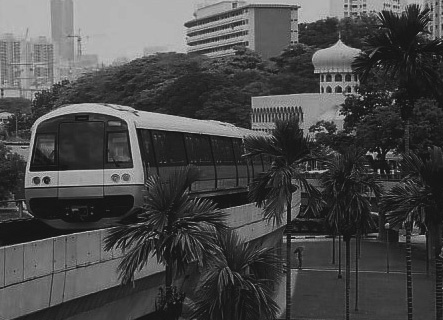
%> input picture images/mrt-train.jpg, 443 x 320 px; its folder holds 4 pictures in this run; the run also reads 1 picture not shown here
$ octave --eval "Lab1;"   (GNU Octave 9; MATLAB toolbox functions it lacks are replaced by stand-ins)
%> lines starting %> are read from the running program, lines starting %| are printed output that depends on the picture
%% ========================================================================
%  SC4061 / CE4003 / CZ4003  Computer Vision -- Lab 1
%  Point Processing + Spatial Filtering + Frequency Filtering
%  + Imaging Geometry
%
%  Name        : AMARAVEL BABU ARRAN
%  Matric. No. : U2423193C
%  Course      : SC4061 Computer Vision
%
%  This single file contains the complete source code for the lab, as
%  required by Section 3(b) of the lab manual.
%
%  Runs under MATLAB (Image Processing Toolbox) and under GNU Octave with
%  the `image` package; the compatibility shim below reconciles the two.
% =========================================================================

function Lab1(section, varargin)
%LAB1  Run the SC4061 Lab 1 experiments.
%
%   Lab1                 run every section, showing each figure on screen
%   Lab1('2.5')          run one section only (2.1 ... 2.7)
%   Lab1('all', 'save')  also write the figures as PNG files into a
%                        Lab1_results folder beside this script
%   Lab1('all', 'images', FOLDER)
%                        load the lab images from FOLDER explicitly
%   Lab1('all', 'notoolbox')
%                        force the plain-MATLAB fallbacks for every Image
%                        Processing Toolbox function
%
%   Put Lab1.m and the six lab images in the same folder and run it. No
%   addpath, no cd and no particular folder layout are required.

    if nargin < 1 || isempty(section), section = 'all'; end
    saveFigs = any(strcmpi(varargin, 'save'));

    % Force the plain-MATLAB fallbacks even where the toolbox exists, which
    % is how they are tested against the toolbox versions.
    if any(strcmpi(varargin, 'notoolbox'))
        useToolbox('__forceOff__');
        fprintf('Toolbox functions disabled: using the built-in fallbacks.\n');
    else
        useToolbox('__allowOn__');
    end

    % Optional explicit image folder: Lab1('all', 'images', '/path/to/images')
    imgOverride = '';
    k = find(strcmpi(varargin, 'images'), 1);
    if ~isempty(k) && numel(varargin) > k
        imgOverride = varargin{k + 1};
    end

    isOctave = exist('OCTAVE_VERSION', 'builtin') ~= 0;
    if isOctave
        pkg load image;
        % Only force the gnuplot toolkit when no interactive one exists, as
        % in a headless container. On a normal desktop the default toolkit
        % produces better figures, so leave it alone.
        tk = available_graphics_toolkits();
        if ~any(ismember({'qt', 'fltk'}, tk)) && any(strcmp('gnuplot', tk))
            graphics_toolkit('gnuplot');
        end
    end

    % mfilename('fullpath') is empty for code pasted into the Live Editor or
    % the command window, so fall back to the working directory.
    here = fileparts(mfilename('fullpath'));
    if isempty(here), here = pwd; end

    ctx = struct('images',   findImageDir(here, imgOverride), ...
                 'results',  fullfile(here, 'Lab1_results'), ...
                 'isOctave', isOctave, ...
                 'save',     saveFigs);

    switch lower(section)
        case {'all'}
            sec21(ctx); sec22(ctx); sec23(ctx); sec24(ctx);
            sec25(ctx); sec26(ctx); sec27(ctx);
% [28 lines not run here, left out]
function kernels = sec23a(ctx)
    fprintf('2.3(a) Gaussian averaging filters\n');

    specs   = {5, 1.0; 5, 2.0};
    kernels = cell(size(specs, 1), 1);

    for k = 1:size(specs, 1)
        dim   = specs{k, 1};
        sigma = specs{k, 2};

        h = gaussianKernel(dim, sigma);
        kernels{k} = h;

        fprintf('  dim=%d sigma=%.1f: sum=%.6f min=%.6f max=%.6f\n', ...
                dim, sigma, sum(h(:)), min(h(:)), max(h(:)));
        disp(h);

        r = (dim - 1) / 2;
        [x, y] = meshgrid(-r:r, -r:r);
        f = newFigure(ctx);
        mesh(x, y, h);
        title(sprintf('Gaussian filter, %dx%d, sigma = %.1f', dim, dim, sigma));
        xlabel('x'); ylabel('y'); zlabel('h(x,y)');
        finishFigure(ctx, f, 'sec23', ...
                     sprintf('octave_gaussian_mesh_sigma%g.png', sigma));
    end
end

%% ------------------------------------------------------------------------
%  Shared helpers
% -------------------------------------------------------------------------
function h = gaussianKernel(dim, sigma)
    r = (dim - 1) / 2;
    [x, y] = meshgrid(-r:r, -r:r);
    h = exp(-(x.^2 + y.^2) / (2 * sigma^2)) / (2 * pi * sigma^2);
    h = h / sum(h(:));   % normalise so the elements sum to 1.0
end

%% ------------------------------------------------------------------------
%  2.7  Code two perceptrons
%
%  Algorithm 1 -- sequential sample update (lecture slides 31-34):
%        x(k) in c1 and w'x <= 0  ->  w(k+1) = w(k) + alpha*x(k)
%        x(k) in c2 and w'x >= 0  ->  w(k+1) = w(k) - alpha*x(k)
%        otherwise                ->  w(k+1) = w(k)
%
%  Algorithm 2 -- batch delta / LMS rule (lecture slide 35):
%        E(w)   = 1/2 * sum_i (r_i - w'x_i)^2
%        dE/dw  = -sum_i (r_i - w'x_i) x_i
%        w(k+1) = w(k) + alpha * sum_i [r_i - w'(k)x_i] x_i
%
%  Slide example: x(1) = [3 3 1]' in c1, x(2) = [1 1 1]' in c2,
%                 alpha = 1, w(1) = [0 0 0]'.
%  The bias is folded into w by the trailing 1 appended to each x.
% -------------------------------------------------------------------------
% [108 lines left out: functions sec27, perceptronAlg1, perceptronAlg2, not called in this run]

%% ------------------------------------------------------------------------
%  2.1  Contrast stretching
% -------------------------------------------------------------------------
function [P, P2] = sec21(ctx)
    fprintf('2.1 Contrast stretching\n');

    Pc = imread(labImage(ctx, 'mrt-train.jpg'));
%> Pc is the input picture: size 320x443x3 uint8; min 13, max 204, mean 74
    fprintf('  whos Pc: %s %s\n', mat2str(size(Pc)), class(Pc));
%|   whos Pc: [320 443 3] uint8

    % MATLAB's imread returns the stored 320x443x3 colour array; Octave's
    % GraphicsMagick reader collapses an all-grey JPEG to 2-D, so guard.
    if ndims(Pc) == 3
        P = labRgb2Gray(Pc);
    else
        P = Pc;
    end

    fprintf('  min(P(:)) = %d, max(P(:)) = %d\n', min(P(:)), max(P(:)));
%|   min(P(:)) = 13, max(P(:)) = 204

    % --- the manual's step (d): two lines, subtraction then multiplication
    rmin = double(min(P(:)));  rmax = double(max(P(:)));
%> after `rmin = double(min(P(:)))`: rmin = 13
%> after `rmax = double(max(P(:)))`: rmax = 204
    P2 = uint8(round((double(P) - rmin) * (255 / (rmax - rmin))));
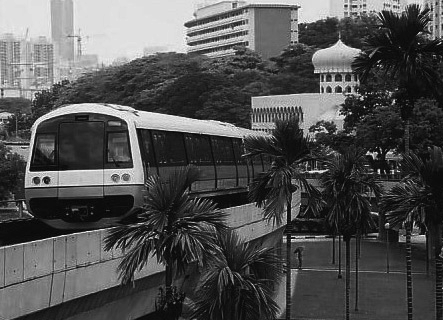
%> P2: size 320x443 uint8; min 0, max 255, mean 81.4

    fprintf('  after stretching: min = %d, max = %d (expected 0 and 255)\n', ...
            min(P2(:)), max(P2(:)));
%|   after stretching: min = 0, max = 255 (expected 0 and 255)

    f = newFigure(ctx);
    subplot(2,2,1); labImshow(P);  title(sprintf('P original (min %d, max %d)', rmin, rmax));
    subplot(2,2,2); labImshow(P2); title('P2 contrast stretched (0..255)');
    subplot(2,2,3); labImhist(P,  256); title('Histogram of P');
    subplot(2,2,4); labImhist(P2, 256); title('Histogram of P2');
    finishFigure(ctx, f, 'sec21', 'octave_contrast_stretch.png');
%> in Lab1, `sec21(ctx)`:
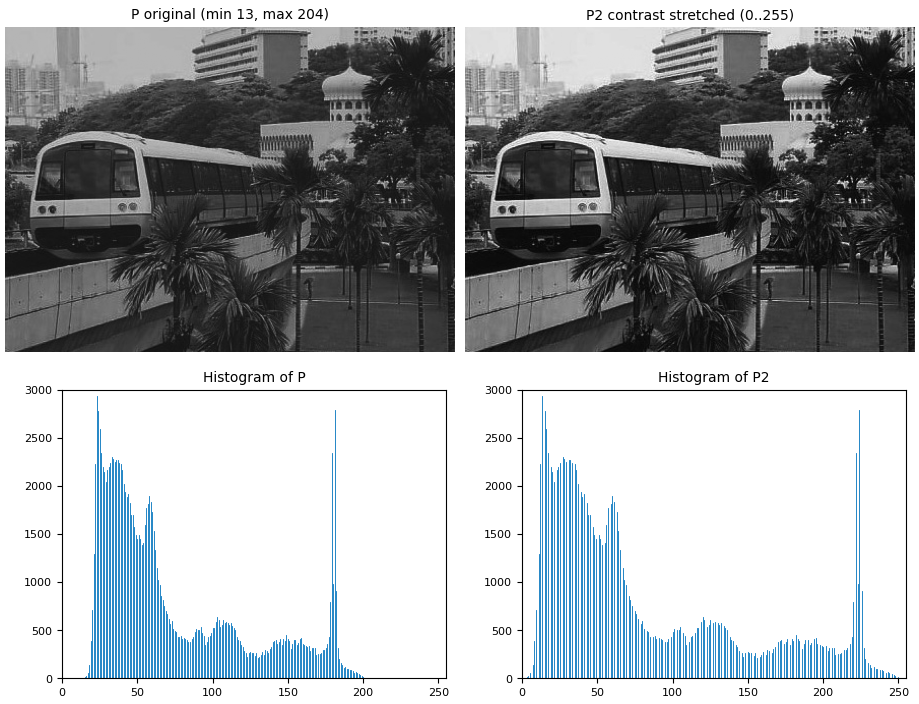
%> figure redrawn from the program's plot data, 4 panels
end

%% ------------------------------------------------------------------------
%  2.2  Histogram equalisation
%
%  NOTE: Octave's histeq is NOT numerically equivalent to MATLAB's -- the
%  Octave source carries an explicit FIXME to that effect. Under MATLAB this
%  section is exact; under Octave the figures are qualitatively right but the
%  numbers differ slightly.
% -------------------------------------------------------------------------
function [P3, P4] = sec22(ctx)
    fprintf('2.2 Histogram equalisation\n');

    Pc = imread(labImage(ctx, 'mrt-train.jpg'));
    if ndims(Pc) == 3, P = labRgb2Gray(Pc); else, P = Pc; end

    P3 = labHisteq(P,  255);      % (b) equalise
%> in asUint8, `out = img;`:
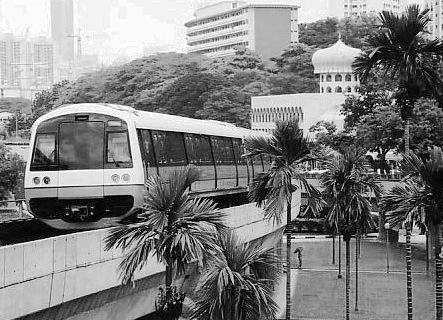
%> out: size 320x443 uint8; min 0, max 255, mean 128.3
    P4 = labHisteq(P3, 255);      % (c) equalise the result again

    names = {'P  original', 'P3 histeq once', 'P4 histeq twice'};
    imgs  = {P, P3, P4};
%> imgs = 3 items
    for i = 1:3
        h10 = labImhist(imgs{i}, 10);
        fprintf('  %-18s mean = %7.3f   10-bin min/max = %6d/%6d   ratio = %7.2f\n', ...
                names{i}, mean(double(imgs{i}(:))), min(h10), max(h10), ...
                double(max(h10)) / double(max(min(h10), 1)));
    end
%> this loop made 3 passes
%> h10 on pass 1: [3; 50391; 39642; 13218; 12633; 9236; 15414; 1223; 0; 0]
%> (printed output is left out)

    d = abs(double(P4) - double(P3));
%> d: size 320x443 double; every value is 0
    fprintf('  max|P4 - P3| = %d   mean|P4 - P3| = %.4f   pixels changed = %.2f %%\n', ...
            max(d(:)), mean(d(:)), 100 * mean(d(:) > 0));
%|   max|P4 - P3| = 0   mean|P4 - P3| = 0.0000   pixels changed = 0.00 %

    f = newFigure(ctx);
    for i = 1:3
        subplot(3,3,(i-1)*3+1); labImshow(imgs{i});      title(names{i});
        subplot(3,3,(i-1)*3+2); labImhist(imgs{i},  10); title('10 bins');
        subplot(3,3,(i-1)*3+3); labImhist(imgs{i}, 256); title('256 bins');
    end
    finishFigure(ctx, f, 'sec22', 'octave_histeq.png');
%> in Lab1, `sec22(ctx)`:
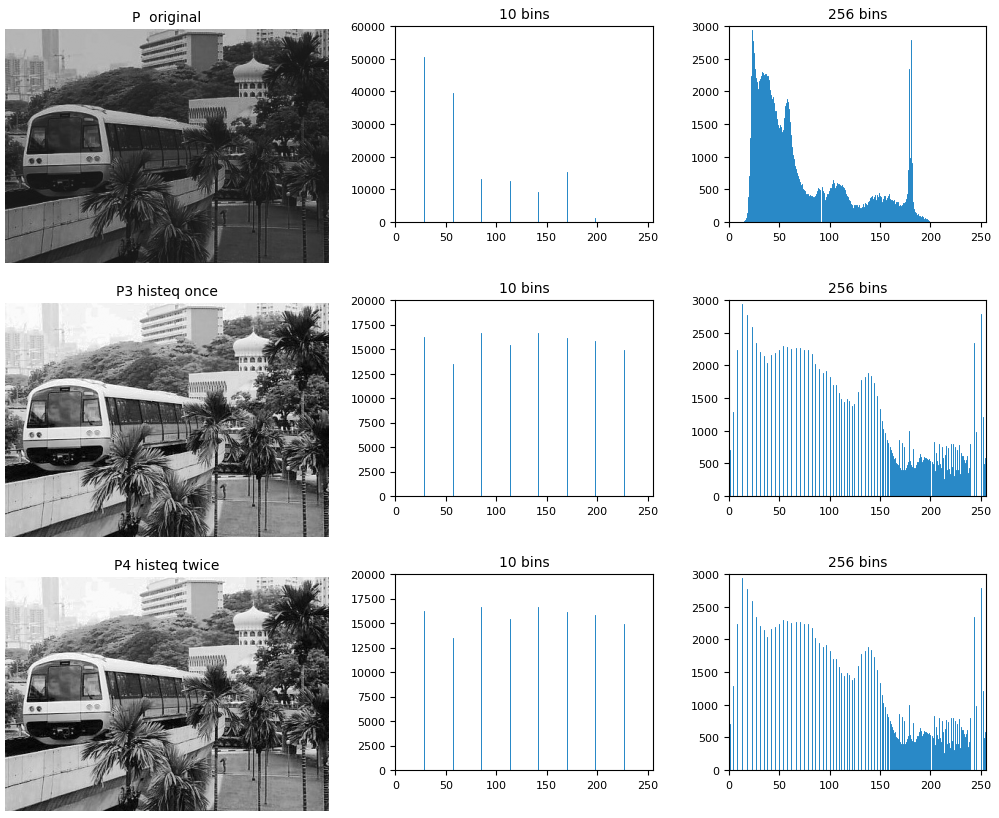
%> figure redrawn from the program's plot data, 9 panels
end

%% ------------------------------------------------------------------------
%  2.3  Linear spatial filtering  (a) builds the filters, (b)-(e) apply them
% -------------------------------------------------------------------------
function sec23(ctx)
    ks = sec23a(ctx);                            % (a)
%> the loop in sec23a, `for k = 1:size(specs, 1)` made 2 passes
%> pass 1, in sec23a, `finishFigure(ctx, f, 'sec23', sprintf('octave_gaussian_mesh_sigma%g.pn..`:
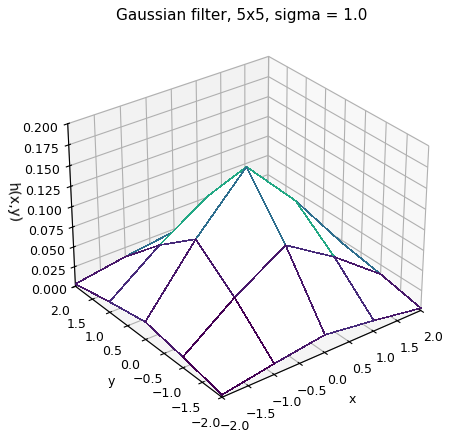
%> figure redrawn from the program's plot data
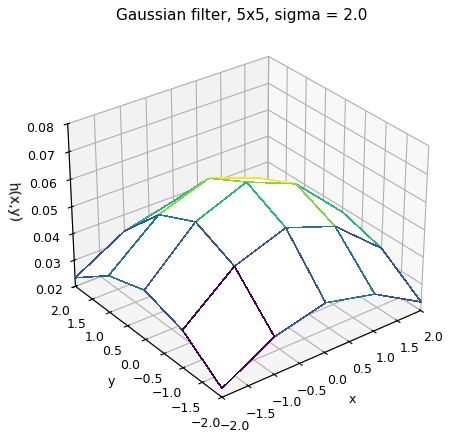
%> figure redrawn from the program's plot data
    kernels = {struct('sigma', 1.0, 'h', ks{1}), struct('sigma', 2.0, 'h', ks{2})};

    fprintf('\n  (b),(c) additive Gaussian noise -- lib-gn.jpg\n');
    filterAndReport(ctx, 'lib-gn.jpg', kernels, 'conv', 'sec23', ...
                    'octave_gaussian_on_gaussian_noise.png');

    fprintf('\n  (d),(e) speckle noise -- lib-sp.jpg\n');
    filterAndReport(ctx, 'lib-sp.jpg', kernels, 'conv', 'sec23', ...
                    'octave_gaussian_on_speckle_noise.png');
end

%% ------------------------------------------------------------------------
%  2.4  Median filtering -- repeats 2.3 (b)-(e) with medfilt2
% -------------------------------------------------------------------------
function sec24(ctx)
    fprintf('2.4 Median filtering\n');

    fprintf('\n  additive Gaussian noise -- lib-gn.jpg\n');
    filterAndReport(ctx, 'lib-gn.jpg', {3, 5}, 'median', 'sec24', ...
                    'octave_median_on_gaussian_noise.png');

    fprintf('\n  speckle noise -- lib-sp.jpg\n');
    filterAndReport(ctx, 'lib-sp.jpg', {3, 5}, 'median', 'sec24', ...
                    'octave_median_on_speckle_noise.png');

    controlledComparison(ctx);
end

%% ------------------------------------------------------------------------
%  Shared helpers for 2.3 / 2.4
% -------------------------------------------------------------------------
function out = asUint8(img)
    % Octave's histeq returns double in [0,1]; MATLAB's returns the input
    % class. Normalise both to uint8 so the rest of the code is identical.
    if isa(img, 'uint8')
        out = img;
    else
        out = uint8(round(double(img) * 255));
    end
end

function out = applyFilter(img, spec, mode)
    switch mode
        case 'conv'
            out = uint8(min(255, max(0, round(conv2(double(img), spec, 'same')))));
        case 'median'
            out = labMedfilt2(img, [spec spec]);
    end
end

function filterAndReport(ctx, imgname, specs, mode, outdirname, figname)
%> called with imgname = 'lib-gn.jpg', mode = 'conv', outdirname = 'sec23', figname = 'octave_gaussian_on_gaussian_noise.png'
    img = imread(labImage(ctx, imgname));
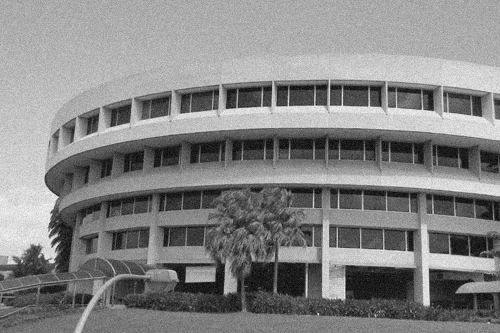
%> input picture images/lib-gn.jpg, 500 x 333 px
%> img is the input picture: size 333x500 uint8; min 0, max 255, mean 131.8
    if ndims(img) == 3, img = labRgb2Gray(img); end

    fprintf('    %-26s %11s %10s %10s\n', 'variant', 'noise sigma', 'mean grad', 'impulse %');
    fprintf('    %-26s %11.3f %10.2f %10.3f\n', 'unfiltered', ...
            estimateNoiseSigma(img), meanGradient(img), impulseFraction(img));

    outs = {img};  labels = {'unfiltered'};
    for k = 1:numel(specs)
        if strcmp(mode, 'conv')
            lab = sprintf('Gaussian 5x5, sigma = %.1f', specs{k}.sigma);
            out = applyFilter(img, specs{k}.h, mode);
        else
            lab = sprintf('median %dx%d', specs{k}, specs{k});
            out = applyFilter(img, specs{k}, mode);
        end
        % Only the unfiltered sigma is meaningful: Immerkaer's estimator
        % assumes uncorrelated noise, which a smoothed output violates.
        fprintf('    %-26s %11s %10.2f %10.3f\n', lab, '(n/a)', ...
                meanGradient(out), impulseFraction(out));
        outs{end+1} = out;  labels{end+1} = lab; %#ok<AGROW>
    end

    f = newFigure(ctx);
    for k = 1:numel(outs)
        subplot(1, numel(outs), k); labImshow(outs{k}); title(labels{k});
    end
    finishFigure(ctx, f, outdirname, figname);
end

function s = estimateNoiseSigma(img)
    % Immerkaer: convolve with a kernel that annihilates locally-linear
    % content, so what survives is dominated by noise.
    M = [1 -2 1; -2 4 -2; 1 -2 1];
    [H, W] = size(img);
%> (the rest of the program and of its run is left out)
